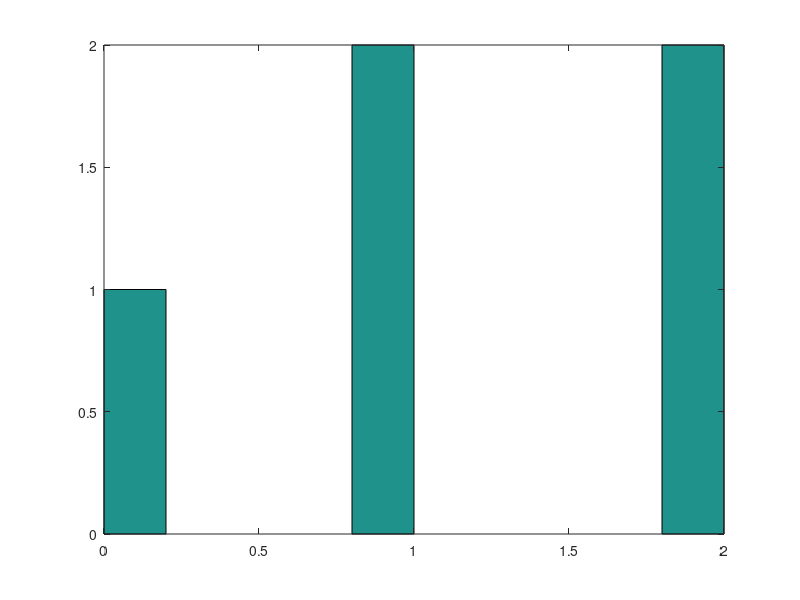

This figure's MATLAB source:
clc
clf 
clear all 

%{
n = input("n=");

p = input("p=");

x = 0:1:n;
plot(x, binopdf(x, n, p))
hold on 
plot(x, binocdf(x, n, p))
legend("pdf", "cdf")
%}


% application
n = 3;
p = 1 / 2;

% a)
x = 0:1:n;
plot(x, binopdf(x, n, p));
PdfMatrix = [x; binopdf(x, n, p)];
disp(PdfMatrix);

% b)
plot(x, binocdf(x, n, p));

% c)
c1 = binopdf(0, n, p);
fprintf("c1 = %.3f\n", c1)
c2 = 1 - binopdf(1, n, p);
fprintf("c2 = %.3f\n", c2)

% d)
d1 = binocdf(2, n, p);
fprintf("d1 = %.3f\n", d1)
d2 = binocdf(2, n, p) - binopdf(2, n, p);
fprintf("d2 = %.3f\n", d2)

% e)
e1 = 1 - (binocdf(1, n, p) - binopdf(1, n, p));
fprintf("e1 = %.3f\n", e1)
e2 = e1 - binopdf(1, n, p);
fprintf("e2 = %.3f\n", e2)

% f)
S = input("how many simulations?");

SimResults = sum(rand(3, S) < 0.5);  % interesting

hist(SimResults)







